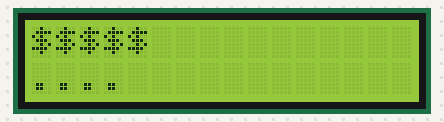
A program run on a simulated Raspberry Pi (BCM pin numbers). Parts: 16×2 character LCD.

Above: at 0.2 s.

The program:

lcd.py
```python
from lcd_i2c.lcd_config import *
import lcd_i2c.settings as settings

if __name__ == '__main__':

    lcd = LCD_i2c()
    try:
        while True:
            lcd.lcd_string("$$$$$", settings.LCD_LINE_1)
            lcd.lcd_string("....", settings.LCD_LINE_2)
            time.sleep(5)
    except Exception as e :
        print(e)
    finally:
        lcd.lcd_byte(0x01, settings.LCD_CMD)
```

lcd_config.py
```python
import smbus
import time
import lcd_i2c.settings as settings


# I2C interface
class LCD_i2c():

    def __init__(self):
        # Initialise display


        self.bus = smbus.SMBus(1) # for oldest vestion of raspberry pi you can use 0 instead.
        self.lcd_byte(0x33, settings.LCD_CMD)  # 110011 Initialise
        self.lcd_byte(0x32, settings.LCD_CMD)  # 110010 Initialise
        self.lcd_byte(0x06, settings.LCD_CMD)  # 000110 Cursor move direction
        self.lcd_byte(0x0C, settings.LCD_CMD)  # 001100 Display On,Cursor Off, Blink Off
        self.lcd_byte(0x28, settings.LCD_CMD)  # 101000 Data length, number of lines, font size
        self.lcd_byte(0x01, settings.LCD_CMD)  # 000001 Clear display
        time.sleep(settings.E_DELAY)

    def lcd_byte(self, bits, mode):
        # Send byte to data pins
        # bits = the data
        # mode = 1 for data
        #        0 for command

        bits_high = mode | (bits & 0xF0) | settings.LCD_BACKLIGHT
        bits_low = mode | ((bits << 4) & 0xF0) | settings.LCD_BACKLIGHT

        # High bits
        self.bus.write_byte(settings.I2C_ADDR, bits_high)
        self.lcd_toggle_enable(bits_high)

        # Low bits
        self.bus.write_byte(settings.I2C_ADDR, bits_low)
        self.lcd_toggle_enable(bits_low)

    def lcd_toggle_enable(self, bits):
        # Toggle enable
        time.sleep(settings.E_DELAY)
        self.bus.write_byte(settings.I2C_ADDR, (bits | settings.ENABLE))
        time.sleep(settings.E_PULSE)
        self.bus.write_byte(settings.I2C_ADDR, (bits & ~settings.ENABLE))
        time.sleep(settings.E_DELAY)

    def lcd_string(self, message, line):
        # Send string to display

        message = message.ljust(settings.LCD_WIDTH, " ")

        self.lcd_byte(line, settings.LCD_CMD)

        for i in range(settings.LCD_WIDTH):
            self.lcd_byte(ord(message[i]), settings.LCD_CHR)
```

settings.py
```python
# lcd parameters
I2C_ADDR = 0x3f  # I2C device address- if it throws errors you can find it by typing sudo i2cdetect -y 1 or 0 for older
                 # version of raspberry pi.
LCD_WIDTH = 16  # Maximum characters per line

# Define some device constants
LCD_CHR = 1  # Mode - Sending data
LCD_CMD = 0  # Mode - Sending command

LCD_LINE_1 = 0x80  # LCD RAM address for the 1st line
LCD_LINE_2 = 0xC0  # LCD RAM address for the 2nd line
LCD_LINE_3 = 0x94  # LCD RAM address for the 3rd line
LCD_LINE_4 = 0xD4  # LCD RAM address for the 4th line

LCD_BACKLIGHT = 0x08  # On
# LCD_BACKLIGHT = 0x00  # Off

ENABLE = 0b00000100  # Enable bit

# Timing constants
E_PULSE = 0.0005
E_DELAY = 0.0005
```
